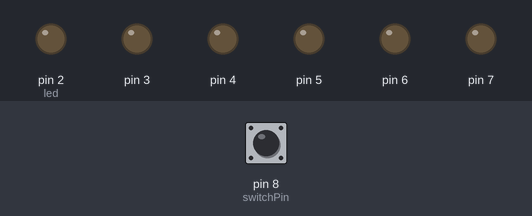
A sketch run on a simulated Arduino Uno, built with avr-gcc and run on an emulated ATmega328P. On the bench: output pins drawn as LEDs (lit = HIGH). The test bench sets the inputs (shaded band); at power-on: pin 8 (switchPin) LOW.

Above: at 0.1 s.
At 1.1 s:
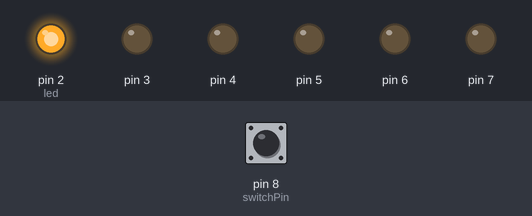
At 2.1 s:
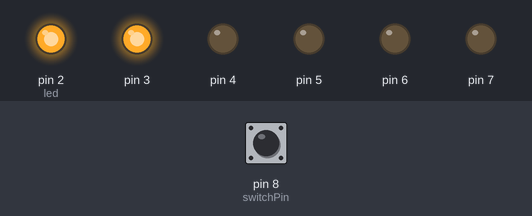
At 3.1 s:
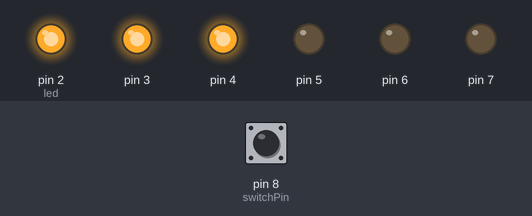
At 4.1 s:
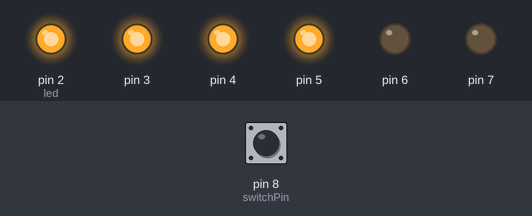
At 6.1 s:
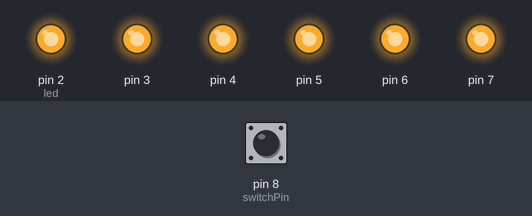
Timing chart, 0 to 40.0 s (numbered marks = the images above):
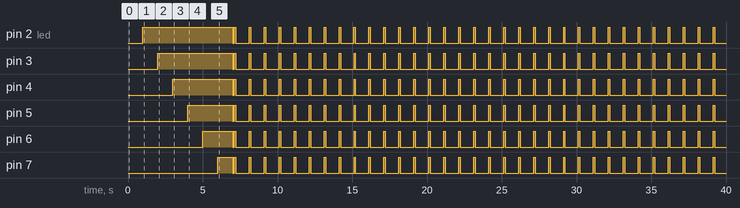

Measured:
- by itself, pin 2 (led): goes HIGH 6.0 s, LOW 0.10 s, 32 × (HIGH 0.10 s, LOW 0.90 s), HIGH 0.10 s, then LOW
- by itself, pin 3: goes HIGH 5.0 s, LOW 0.10 s, 32 × (HIGH 0.10 s, LOW 0.90 s), HIGH 0.10 s, then LOW
- by itself, pin 4: goes HIGH 4.0 s, LOW 0.10 s, 32 × (HIGH 0.10 s, LOW 0.90 s), HIGH 0.10 s, then LOW
- by itself, pin 5: goes HIGH 3.0 s, LOW 0.10 s, 32 × (HIGH 0.10 s, LOW 0.90 s), HIGH 0.10 s, then LOW
- by itself, pin 6: goes HIGH 2.0 s, LOW 0.10 s, 32 × (HIGH 0.10 s, LOW 0.90 s), HIGH 0.10 s, then LOW
- by itself, pin 7: goes HIGH 1.0 s, LOW 0.10 s, 32 × (HIGH 0.10 s, LOW 0.90 s), HIGH 0.10 s, then LOW

The sketch:

digitalHourGlass.ino
```cpp
const int switchPin = 8;

unsigned long previousTime = 0;

int switchState = 0;
int prevSwitchState = 0;

int led = 2;

long interval = 1000; // 600000


void setup(){
  for(int i = 2; i < 8; i++){
    pinMode(i, OUTPUT);
  }

  pinMode(switchPin, INPUT);
}

void loop(){
  unsigned long currentTime = millis();

  if(currentTime - previousTime > interval){
    previousTime = currentTime;

    if(led <= 7){
      digitalWrite(led, HIGH);
    }
    led++;

    if(led > 8){ // the end of the leds
      for(int i = 2; i < 8; i++){
        digitalWrite(i, LOW);
      }
      delay(100);
      for(int i = 2; i < 8; i++){
        digitalWrite(i, HIGH);
      }
      delay(100);
      for(int i = 2; i < 8; i++){
        digitalWrite(i, LOW);
      }
    }
  }

  switchState = digitalRead(switchPin);

  if(switchState != prevSwitchState){ // if the sensor has been tilted
   for(int i = 2; i < 8; i++){
     digitalWrite(i, LOW);
   }

   led = 2;
   previousTime = currentTime;
  }

  prevSwitchState = switchState;
}
```
